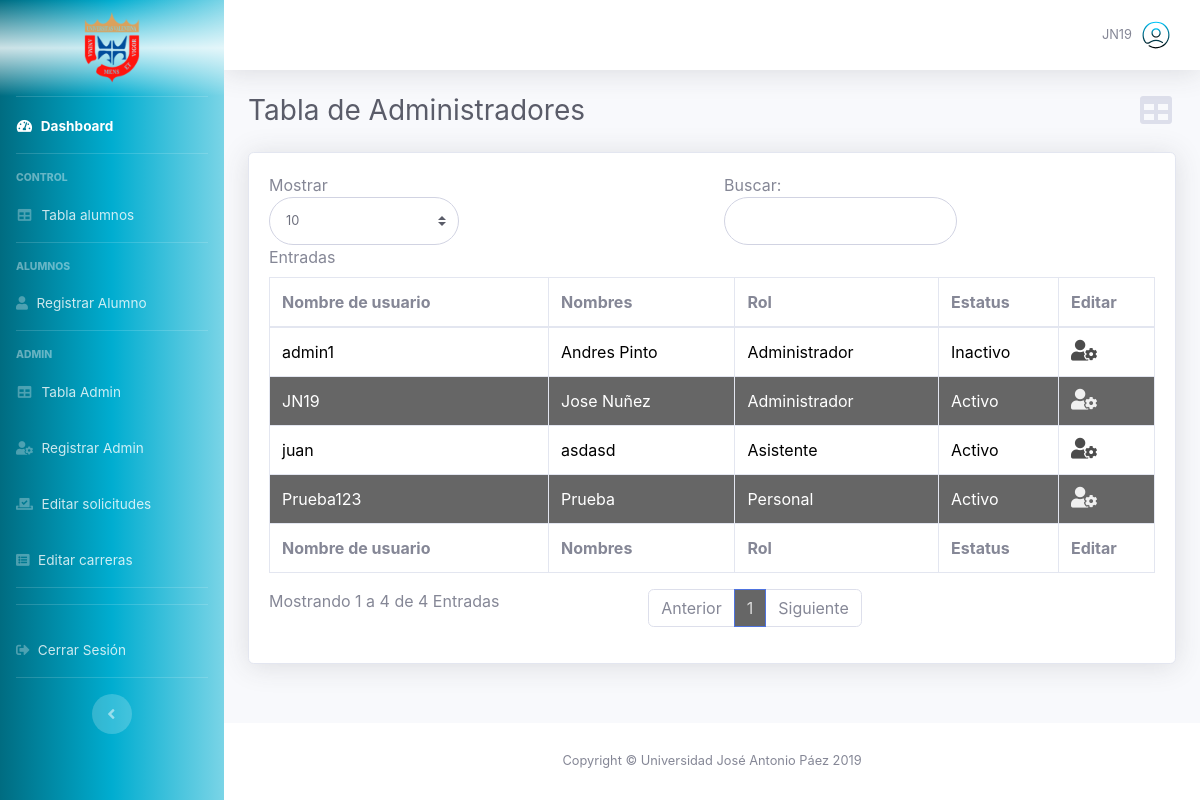
The page /page-admin-table-admin.php (signed in) on the database its author committed.
### tables this page shows
CREATE TABLE `administradores` (
  `id_admin` int(11) NOT NULL,
  `estatus` int(3) NOT NULL DEFAULT '1',
  `usuario` varchar(266) NOT NULL,
  `contrasena` varchar(266) NOT NULL,
  `nombre` varchar(266) NOT NULL,
  `rol` int(3) NOT NULL
);

### page-admin-table-admin.php (the view, shortened to what this page needs)
<!DOCTYPE html>
<html lang="es">
<head>
  <link href="vendor/fontawesome-free/css/all.min.css" rel="stylesheet" type="text/css">
  <link href="css/font.css" rel="stylesheet">
  <link href="css/sb-admin-2.css" rel="stylesheet">
  <link href="css/dash.css" rel="stylesheet">
  <link href="css/style.css" rel="stylesheet">
  <link href="css/table.css" rel="stylesheet">
</head>
<body id="page-top">
  <div id="wrapper">
    <?php require_once('front/general/sidebar.php'); ?>
    <div id="content-wrapper" class="d-flex flex-column">
      <div id="content">
        <?php require 'front/general/navbar.php'; ?>
        <div id="page-admin-table" class="container-fluid">
          <div class="d-sm-flex align-items-center justify-content-between mb-4 mx-auto">
            <h1 class="h3 mb-0 text-gray-800">Tabla de Administradores</h1>
            <a class="d-none d-sm-inline-block"><i class="fas fa-fw fa-table fa-2x text-gray-300"></i></a>
          </div>
          <div class="card shadow mb-4">
            <div class="card-body">
              <div class="table-responsive">
                <table class="table table-bordered" id="dataTable" width="100%" cellspacing="0">
                  <thead>
                    <tr>
                      <th>Nombre de usuario</th>
                      <th>Nombres</th>
                      <th>Rol</th>
                      <th>Estatus</th>
                      <th>Editar</th>
                    </tr>
                  </thead>
                  <tfoot>
                    <tr>
                      <th>Nombre de usuario</th>
                      <th>Nombres</th>
                      <th>Rol</th>
                      <th>Estatus</th>
                      <th>Editar</th>
                    </tr>
                  </tfoot>
                  <tbody>
                    <?php
                    include 'back/conexion.php';
                    $sql = "SELECT * FROM administradores";
                    $result = mysqli_query($conexion, $sql);
                    if ($result->num_rows > 0) {
                      while ($row = mysqli_fetch_assoc($result)) {
                    ?>
                    <tr>
                      <td><?=$row['usuario']?></td>
                      <td><?=$row['nombre']?></td>
                      <td>
                      <?php
                      switch ($row['rol']) {
    case 1:
        echo 'Personal';
        break;
    case 2:
        echo 'Asistente';
        break;
    case 3:
        echo 'Administrador';
        break;
};
                      ?>
                      </td>
                      <td><?=($row['estatus']) ? 'Activo' : 'Inactivo'?></td>
                      <td><a href="<?='page-admin-edit-pass.php?id_admin='.$row['id_admin']?>"><i class="fas fa-user-cog"></i></a> </td>
                    </tr>
                    <?php
                      };
                    };
                    ?>
                  </tbody>
                </table>
              </div>
            </div>
          </div>
        </div>
      </div>
      <?php require 'front/general/footer.php'; ?>
    </div>
  </div>
</body>
</html>

### css/table.css (style rules this page uses)
.odd { background-color: rgb(255, 255, 255); color: #000000; }
.even { background-color: rgba(0, 0, 0, 0.6); color: #ffffff; }
.odd a i { color:rgba(0, 0, 0, 0.7); font-size: 1.3rem; }
.even a i { color: rgba(255, 255, 255, 0.9); font-size: 1.3rem; }

### rows shown on the page
administradores: usuario "admin1", nombre "Andres Pinto", rol "Administrador", estatus "Inactivo"
administradores: usuario "Prueba123", nombre "Prueba", rol "Personal", estatus "Activo"
administradores: usuario "juan", nombre "asdasd", rol "Asistente", estatus "Activo"
administradores: usuario "JN19", nombre "Jose Nuñez", rol "Administrador", estatus "Activo"

### other values the page prints
$_SESSION['username'] "JN19"
